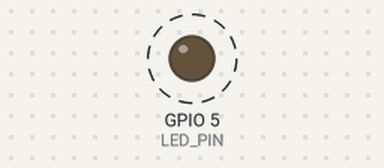
This sketch was run on a simulated ESP32. Parts: output pins drawn as LEDs (lit = HIGH). Dashed ring = blinking. Random numbers use the default seed unless the sketch sets one; what the sketch prints to the serial monitor is not drawn.

Above: at 0.57 s.
Timing chart, 0 to 3.5 s (numbered marks = the images above):
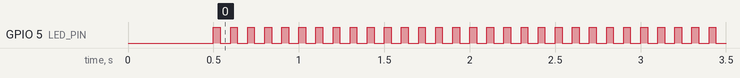

Measured:
- by itself, GPIO 5 (LED_PIN): alternates HIGH for 0.04 s and LOW for 0.06 s

The sketch:

slave.ino
```cpp
#include <Wire.h>
#include <mutex>
#define SDA0_Pin 21
#define SCL0_Pin 22
#define I2C_Freq 100000
#define I2C_DEV_ADDR 0x10
#define LED_PIN 5 //ESP32

typedef struct
{
  int reqCount;
  int reg1;
  byte reg2;
  char reg3;
  double reg4;
  char reg5[5];
} __attribute__((packed)) reg;

typedef struct
{
  int requestCount;
  byte command;
} __attribute__((packed)) req;

void onReceive(int size);
void onRequest();

std::mutex regMutex;
reg registers;
req requestCommand;

void setup()
{
  Serial.begin(115200);
  if(!Wire.begin((uint8_t)I2C_DEV_ADDR, SDA0_Pin, SCL0_Pin, I2C_Freq))
  {
    Serial.println("I2C Wire Error. Going idle.");
    while(true)
      delay(1);
  }
  Wire.onReceive(onReceive);
  Wire.onRequest(onRequest);
  randomSeed(0);
  updateRegisters();
  pinMode(LED_PIN,OUTPUT);
  Serial.println("Slave engaged.");
  delay(500);
}

void loop()
{
  digitalWrite(LED_PIN, HIGH);
  updateRegisters();
  delay(40);
  digitalWrite(LED_PIN, LOW);
  delay(60);
}

void updateRegisters()
{
  int i;
  std::lock_guard<std::mutex> lock(regMutex);
  registers.reg1 = 55500+random(0,99);
  registers.reg2 = 250+random(0,5);
  registers.reg3 = random(97,122);
  registers.reg4 = 22.0+(double)random(0,1000)/1000.0;
  for(i=0; i<4; i++)
    registers.reg5[i] = random(97,122);
  registers.reg5[i] = '\0';
}

void onReceive(int size)
{
  if(size==sizeof(req))
    Wire.readBytes((char *)&requestCommand, sizeof(req));
  {
    std::lock_guard<std::mutex> lock(regMutex);
    registers.reqCount = requestCommand.requestCount;
  }
}
void onRequest()
{
  std::lock_guard<std::mutex> lock(regMutex);
  switch(requestCommand.command)
  {
    case 0: Wire.write((uint8_t *)&registers.reqCount, sizeof(int)); break;
    case 1: Wire.write((uint8_t *)&registers.reg1, sizeof(int)); break;
    case 2: Wire.write(registers.reg2); break;
    case 3: Wire.write(registers.reg3); break;
    case 4: Wire.write((uint8_t *)&registers.reg4, sizeof(double)); break;
    case 5: Wire.write((uint8_t *)registers.reg5,5); break;
    default: Wire.write(0); //single byte for dummy
  }
}
```
